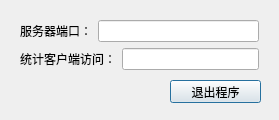
<?xml version="1.0" encoding="UTF-8"?>
<ui version="4.0">
 <class>Dialog</class>
 <widget class="QDialog" name="Dialog">
  <property name="geometry">
   <rect>
    <x>0</x>
    <y>0</y>
    <width>279</width>
    <height>120</height>
   </rect>
  </property>
  <property name="windowTitle">
   <string>多线程服务器--测试版</string>
  </property>
  <widget class="QPushButton" name="pushButton_Exit">
   <property name="geometry">
    <rect>
     <x>170</x>
     <y>80</y>
     <width>91</width>
     <height>23</height>
    </rect>
   </property>
   <property name="text">
    <string>退出程序</string>
   </property>
  </widget>
  <widget class="QWidget" name="">
   <property name="geometry">
    <rect>
     <x>20</x>
     <y>20</y>
     <width>239</width>
     <height>52</height>
    </rect>
   </property>
   <layout class="QVBoxLayout" name="verticalLayout">
    <item>
     <layout class="QHBoxLayout" name="horizontalLayout">
      <item>
       <widget class="QLabel" name="label">
        <property name="text">
         <string>服务器端口：</string>
        </property>
       </widget>
      </item>
      <item>
       <widget class="QLineEdit" name="lineEdit_ServerPort"/>
      </item>
     </layout>
    </item>
    <item>
     <layout class="QHBoxLayout" name="horizontalLayout_2">
      <item>
       <widget class="QLabel" name="label_2">
        <property name="text">
         <string>统计客户端访问：</string>
        </property>
       </widget>
      </item>
      <item>
       <widget class="QLineEdit" name="lineEdit_Count"/>
      </item>
     </layout>
    </item>
   </layout>
  </widget>
 </widget>
 <resources/>
 <connections/>
</ui>
